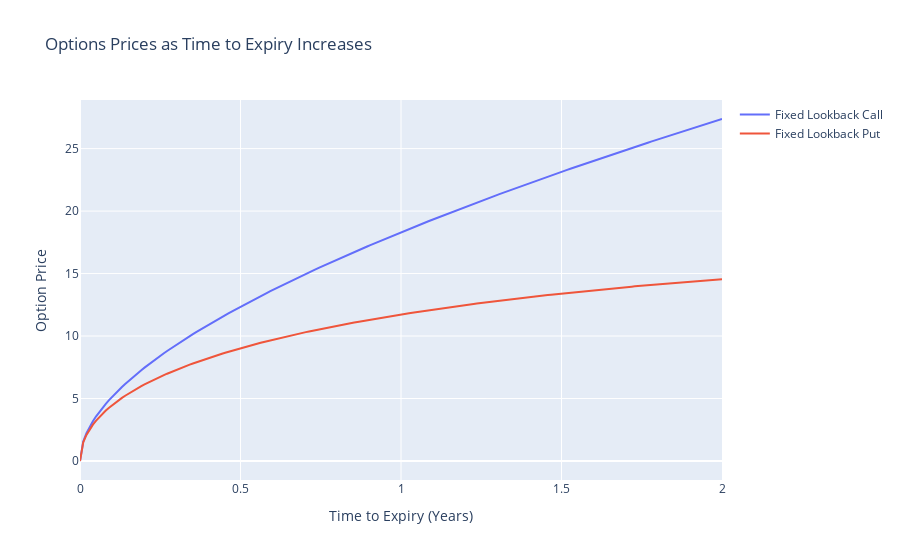

The notebook cell this image was saved under:
### Code cell
# Plot
fig = go.Figure()

# Add traces for Lookback with time as variation
fig.add_trace(go.Scatter(x=results_df_time['Variation'], y=results_df_time['Fixed Lookback Call'], mode='lines', name='Fixed Lookback Call'))
fig.add_trace(go.Scatter(x=results_df_time['Variation'], y=results_df_time['Fixed Lookback Put'], mode='lines', name='Fixed Lookback Put'))

# Update layout
fig.update_layout(title='Options Prices as Time to Expiry Increases',
                   xaxis_title='Time to Expiry (Years)',
                   yaxis_title='Option Price')

# Show plot inline in Jupyter Notebook
iplot(fig)

### Figure 1 — Plotly figure (JSON) as saved in the notebook; plotly's stock layout.template omitted (floating-point values rounded to 4 significant figures; data arrays with more than 128 entries replaced by an {"elided": "..."} marker saying what was removed)
{"data": [{"mode": "lines", "name": "Fixed Lookback Call", "type": "scatter", "x": {"elided": "200 float values"}, "y": {"elided": "200 float values"}}, {"mode": "lines", "name": "Fixed Lookback Put", "type": "scatter", "x": {"elided": "200 float values"}, "y": {"elided": "200 float values"}}], "layout": {"title": {"text": "Options Prices as Time to Expiry Increases"}, "xaxis": {"title": {"text": "Time to Expiry (Years)"}}, "yaxis": {"title": {"text": "Option Price"}}}}
